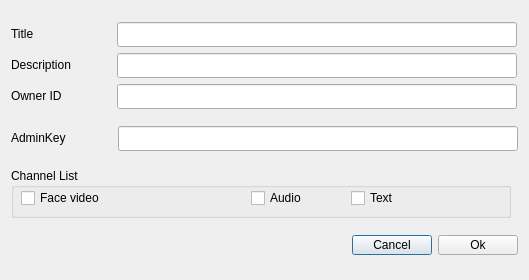
<?xml version="1.0" encoding="UTF-8"?>
<ui version="4.0">
 <class>create_dialog</class>
 <widget class="QDialog" name="create_dialog">
  <property name="windowModality">
   <enum>Qt::ApplicationModal</enum>
  </property>
  <property name="geometry">
   <rect>
    <x>0</x>
    <y>0</y>
    <width>527</width>
    <height>280</height>
   </rect>
  </property>
  <property name="windowTitle">
   <string>Room Create</string>
  </property>
  <layout class="QGridLayout" name="gridLayout_2">
   <item row="0" column="0">
    <layout class="QGridLayout" name="gridLayout">
     <item row="0" column="1">
      <widget class="QLineEdit" name="lineEdit_title">
       <property name="minimumSize">
        <size>
         <width>400</width>
         <height>25</height>
        </size>
       </property>
       <property name="maximumSize">
        <size>
         <width>400</width>
         <height>25</height>
        </size>
       </property>
      </widget>
     </item>
     <item row="2" column="1">
      <widget class="QLineEdit" name="lineEdit_ower_id">
       <property name="minimumSize">
        <size>
         <width>400</width>
         <height>25</height>
        </size>
       </property>
       <property name="maximumSize">
        <size>
         <width>400</width>
         <height>25</height>
        </size>
       </property>
      </widget>
     </item>
     <item row="1" column="1">
      <widget class="QLineEdit" name="lineEdit_description">
       <property name="minimumSize">
        <size>
         <width>400</width>
         <height>25</height>
        </size>
       </property>
       <property name="maximumSize">
        <size>
         <width>400</width>
         <height>25</height>
        </size>
       </property>
      </widget>
     </item>
     <item row="0" column="0">
      <widget class="QLabel" name="label">
       <property name="minimumSize">
        <size>
         <width>100</width>
         <height>20</height>
        </size>
       </property>
       <property name="maximumSize">
        <size>
         <width>100</width>
         <height>20</height>
        </size>
       </property>
       <property name="text">
        <string>Title</string>
       </property>
      </widget>
     </item>
     <item row="1" column="0">
      <widget class="QLabel" name="label_2">
       <property name="minimumSize">
        <size>
         <width>100</width>
         <height>20</height>
        </size>
       </property>
       <property name="maximumSize">
        <size>
         <width>100</width>
         <height>20</height>
        </size>
       </property>
       <property name="text">
        <string>Description</string>
       </property>
      </widget>
     </item>
     <item row="2" column="0">
      <widget class="QLabel" name="label_3">
       <property name="minimumSize">
        <size>
         <width>100</width>
         <height>20</height>
        </size>
       </property>
       <property name="maximumSize">
        <size>
         <width>100</width>
         <height>20</height>
        </size>
       </property>
       <property name="text">
        <string>Owner ID</string>
       </property>
      </widget>
     </item>
    </layout>
   </item>
   <item row="4" column="0">
    <layout class="QGridLayout" name="gridLayout_3">
     <item row="0" column="2">
      <widget class="QPushButton" name="button_cancel">
       <property name="maximumSize">
        <size>
         <width>100</width>
         <height>20</height>
        </size>
       </property>
       <property name="text">
        <string>Cancel</string>
       </property>
      </widget>
     </item>
     <item row="0" column="3">
      <widget class="QPushButton" name="button_ok">
       <property name="maximumSize">
        <size>
         <width>100</width>
         <height>20</height>
        </size>
       </property>
       <property name="text">
        <string>Ok</string>
       </property>
      </widget>
     </item>
     <item row="0" column="0">
      <spacer name="horizontalSpacer">
       <property name="orientation">
        <enum>Qt::Horizontal</enum>
       </property>
       <property name="sizeHint" stdset="0">
        <size>
         <width>40</width>
         <height>20</height>
        </size>
       </property>
      </spacer>
     </item>
    </layout>
   </item>
   <item row="1" column="0">
    <layout class="QHBoxLayout" name="horizontalLayout_2">
     <item>
      <widget class="QLabel" name="label_4">
       <property name="minimumSize">
        <size>
         <width>101</width>
         <height>20</height>
        </size>
       </property>
       <property name="maximumSize">
        <size>
         <width>100</width>
         <height>20</height>
        </size>
       </property>
       <property name="text">
        <string>AdminKey</string>
       </property>
      </widget>
     </item>
     <item>
      <widget class="QLineEdit" name="lineEdit_admin_key">
       <property name="minimumSize">
        <size>
         <width>400</width>
         <height>25</height>
        </size>
       </property>
       <property name="maximumSize">
        <size>
         <width>340</width>
         <height>25</height>
        </size>
       </property>
      </widget>
     </item>
    </layout>
   </item>
   <item row="3" column="0">
    <widget class="QGroupBox" name="groupBox">
     <property name="minimumSize">
      <size>
       <width>500</width>
       <height>50</height>
      </size>
     </property>
     <property name="maximumSize">
      <size>
       <width>500</width>
       <height>50</height>
      </size>
     </property>
     <property name="title">
      <string>Channel List</string>
     </property>
     <widget class="QCheckBox" name="checkBox_facevideo">
      <property name="geometry">
       <rect>
        <x>10</x>
        <y>10</y>
        <width>100</width>
        <height>40</height>
       </rect>
      </property>
      <property name="minimumSize">
       <size>
        <width>100</width>
        <height>40</height>
       </size>
      </property>
      <property name="maximumSize">
       <size>
        <width>100</width>
        <height>40</height>
       </size>
      </property>
      <property name="text">
       <string>Face video</string>
      </property>
     </widget>
     <widget class="QCheckBox" name="checkBox_text">
      <property name="geometry">
       <rect>
        <x>340</x>
        <y>10</y>
        <width>100</width>
        <height>40</height>
       </rect>
      </property>
      <property name="minimumSize">
       <size>
        <width>100</width>
        <height>40</height>
       </size>
      </property>
      <property name="maximumSize">
       <size>
        <width>100</width>
        <height>40</height>
       </size>
      </property>
      <property name="text">
       <string>Text</string>
      </property>
     </widget>
     <widget class="QCheckBox" name="checkBox_audio">
      <property name="geometry">
       <rect>
        <x>240</x>
        <y>10</y>
        <width>100</width>
        <height>40</height>
       </rect>
      </property>
      <property name="minimumSize">
       <size>
        <width>100</width>
        <height>40</height>
       </size>
      </property>
      <property name="maximumSize">
       <size>
        <width>100</width>
        <height>40</height>
       </size>
      </property>
      <property name="text">
       <string>Audio</string>
      </property>
     </widget>
    </widget>
   </item>
  </layout>
 </widget>
 <tabstops>
  <tabstop>lineEdit_title</tabstop>
  <tabstop>lineEdit_description</tabstop>
  <tabstop>lineEdit_ower_id</tabstop>
  <tabstop>lineEdit_admin_key</tabstop>
  <tabstop>button_cancel</tabstop>
  <tabstop>button_ok</tabstop>
 </tabstops>
 <resources/>
 <connections/>
</ui>
